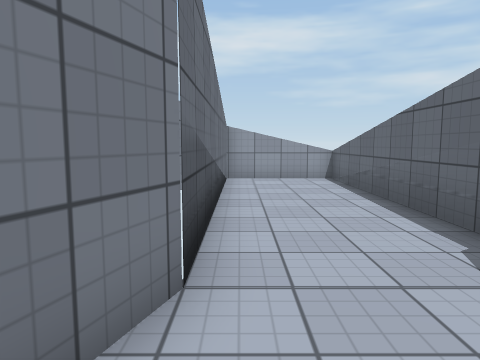
View 1 (above)

12 first-person views from a walk through a Unity game level. The camera is 1.3 m above the floor, tilts 6° down and sees 70° across. The floor is counted in squares, 1 m on a side. Each view is taken from the middle of a square. On the plan, view 1 faces up. The plan holds only what a view shows up to about 15 squares ahead; the rest is blank. The place goes on beyond the plan. Surface patterns are stand-ins for the level's own textures.

View 2
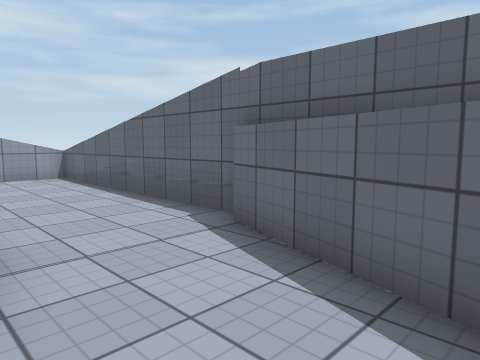

View 3
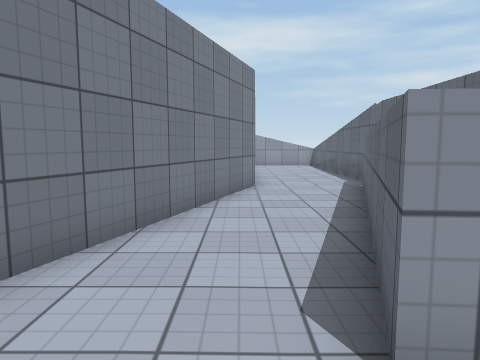

View 4
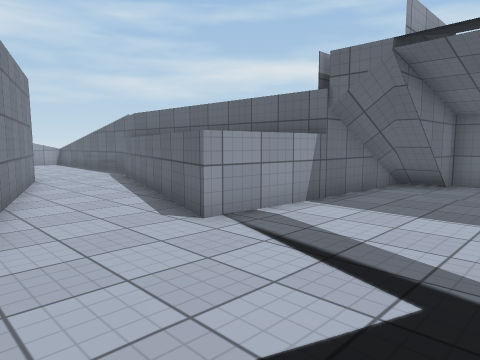

View 5
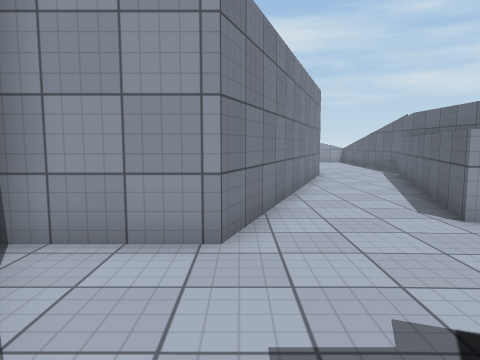

View 6
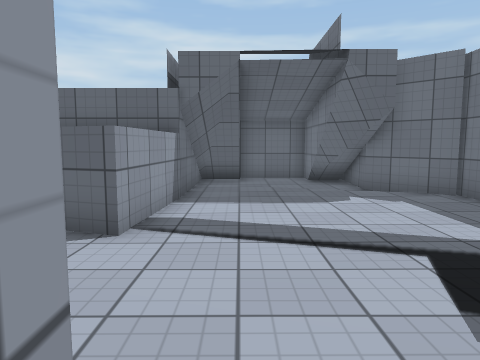

View 7
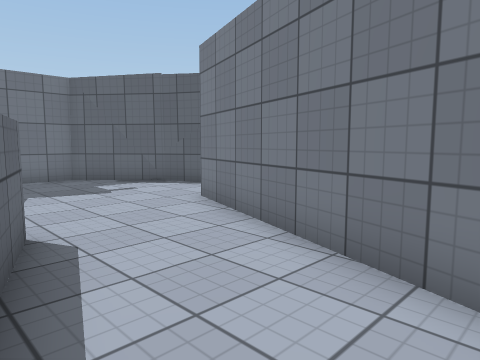

View 8
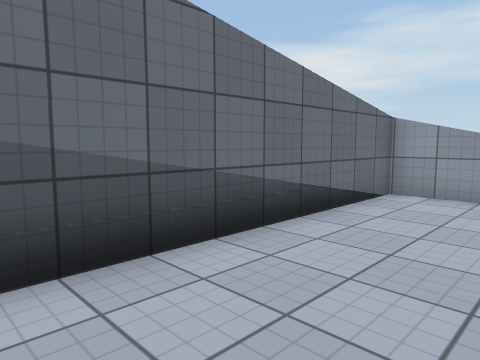

View 9
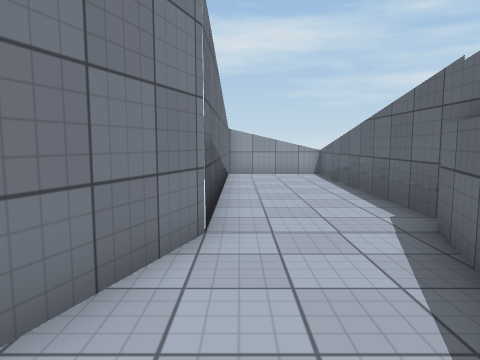

View 10
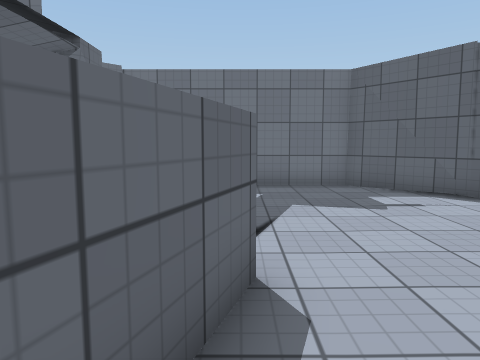

View 11
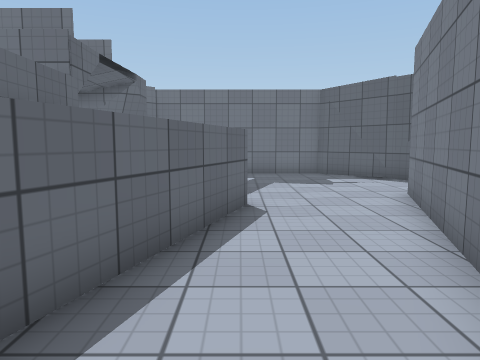

View 12
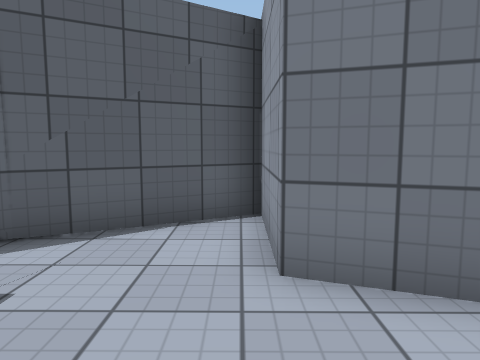

### Floor plan
Points are (right, up) in squares from view 1. A wall is a line through its corners. A room is listed if a view was taken in it or the views show most of it. See-through windows are left out.
Room 1 (views 1, 2, 3, 4, 5, 6, 7, 9, 10, 11, 12)
walls: (4.5, -11.6) (5.8, -10.6) (6.5, -10.6); (5.1, -11.4) (6.2, -10.6); (-5.5, -10.9) (-3.3, -13.6); (5.5, -11.3) (6.5, -10.5); (3.5, -13.4) (5.2, -11.7) (6.5, -11.8); (6.5, -6.7) (-0.2, -6.2) (2.8, 2.3); (-0.5, 3.1) (-4.2, -7.6) (-7.3, -7.6) (-5.4, -11)
low walls: (6, -11.2) (6.5, -10.8)
ways out: opening at (1, 2) to room 2; gap at (0, -6)
Room 2 (view 8)
walls: (2.8, 2.3) (3.1, 3.2); (3.5, 2.1) (3.5, 13) (-0.5, 13) (-0.5, 3.1)
ways out: opening at (1, 2) to room 1

Positions as (right, up) in squares from view 1, and headings:
1: (0, 0), facing up
2: (-1, -1), facing up-right
3: (-1, -8), facing up
4: (-4, -11), facing up-right
5: (-4, -12), facing up
6: (-5, -8), facing right
7: (1, -1), facing down-left
8: (3, 4), facing up-left
9: (0, -2), facing up
10: (0, -3), facing down
11: (0, 1), facing down
12: (-1, -8), facing left
